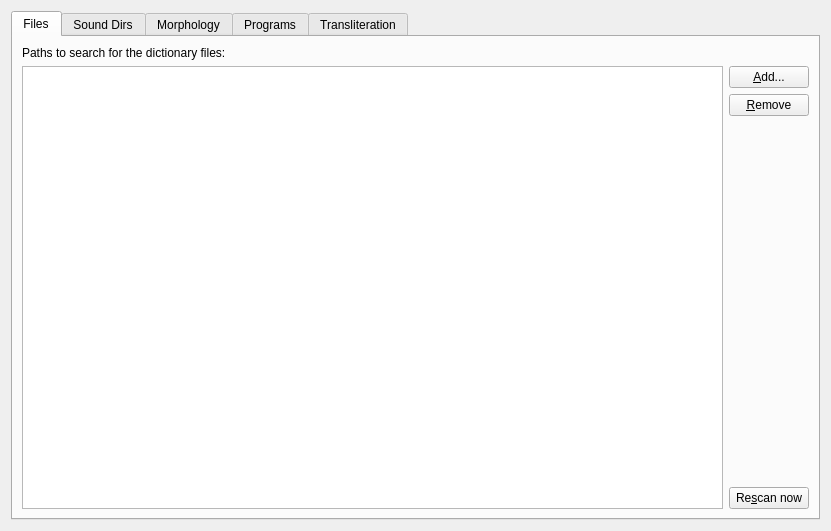
<?xml version="1.0" encoding="UTF-8"?>
<ui version="4.0">
 <class>Sources</class>
 <widget class="QWidget" name="Sources">
  <property name="geometry">
   <rect>
    <x>0</x>
    <y>0</y>
    <width>831</width>
    <height>531</height>
   </rect>
  </property>
  <property name="windowTitle">
   <string notr="true">Sources</string>
  </property>
  <layout class="QVBoxLayout" name="verticalLayout_9">
   <item>
    <widget class="QTabWidget" name="tabWidget">
     <property name="currentIndex">
      <number>0</number>
     </property>
     <property name="iconSize">
      <size>
       <width>15</width>
       <height>15</height>
      </size>
     </property>
     <property name="elideMode">
      <enum>Qt::ElideNone</enum>
     </property>
     <property name="usesScrollButtons">
      <bool>true</bool>
     </property>
     <widget class="QWidget" name="filesTab">
      <attribute name="icon">
       <iconset resource="../../resources.qrc">
        <normaloff>:/icons/folders.svg</normaloff>:/icons/folders.svg</iconset>
      </attribute>
      <attribute name="title">
       <string>Files</string>
      </attribute>
      <layout class="QVBoxLayout" name="verticalLayout_2">
       <item>
        <widget class="QLabel" name="label">
         <property name="text">
          <string>Paths to search for the dictionary files:</string>
         </property>
        </widget>
       </item>
       <item>
        <layout class="QHBoxLayout" name="horizontalLayout">
         <item>
          <widget class="QTreeView" name="paths"/>
         </item>
         <item>
          <layout class="QVBoxLayout" name="verticalLayout">
           <item>
            <widget class="QPushButton" name="addPath">
             <property name="text">
              <string>&amp;Add...</string>
             </property>
            </widget>
           </item>
           <item>
            <widget class="QPushButton" name="removePath">
             <property name="text">
              <string>&amp;Remove</string>
             </property>
            </widget>
           </item>
           <item>
            <spacer name="verticalSpacer">
             <property name="orientation">
              <enum>Qt::Vertical</enum>
             </property>
             <property name="sizeHint" stdset="0">
              <size>
               <width>17</width>
               <height>68</height>
              </size>
             </property>
            </spacer>
           </item>
           <item>
            <widget class="QPushButton" name="rescan">
             <property name="text">
              <string>Re&amp;scan now</string>
             </property>
            </widget>
           </item>
          </layout>
         </item>
        </layout>
       </item>
      </layout>
     </widget>
     <widget class="QWidget" name="tab">
      <attribute name="icon">
       <iconset resource="../../resources.qrc">
        <normaloff>:/icons/folder-sound.svg</normaloff>:/icons/folder-sound.svg</iconset>
      </attribute>
      <attribute name="title">
       <string>Sound Dirs</string>
      </attribute>
      <layout class="QVBoxLayout" name="verticalLayout_7">
       <item>
        <widget class="QLabel" name="label_3">
         <property name="text">
          <string>Make dictionaries from bunches of audiofiles by adding paths here:</string>
         </property>
        </widget>
       </item>
       <item>
        <layout class="QHBoxLayout" name="horizontalLayout_3">
         <item>
          <widget class="QTreeView" name="soundDirs"/>
         </item>
         <item>
          <layout class="QVBoxLayout" name="verticalLayout_6">
           <item>
            <widget class="QPushButton" name="addSoundDir">
             <property name="text">
              <string>&amp;Add...</string>
             </property>
            </widget>
           </item>
           <item>
            <widget class="QPushButton" name="removeSoundDir">
             <property name="text">
              <string>&amp;Remove</string>
             </property>
            </widget>
           </item>
           <item>
            <spacer name="verticalSpacer_3">
             <property name="orientation">
              <enum>Qt::Vertical</enum>
             </property>
             <property name="sizeHint" stdset="0">
              <size>
               <width>20</width>
               <height>40</height>
              </size>
             </property>
            </spacer>
           </item>
          </layout>
         </item>
        </layout>
       </item>
      </layout>
     </widget>
     <widget class="QWidget" name="tab_2">
      <attribute name="icon">
       <iconset resource="../../resources.qrc">
        <normaloff>:/icons/icon32_hunspell.png</normaloff>:/icons/icon32_hunspell.png</iconset>
      </attribute>
      <attribute name="title">
       <string>Morphology</string>
      </attribute>
      <layout class="QVBoxLayout" name="verticalLayout_8">
       <item>
        <widget class="QLabel" name="label_4">
         <property name="text">
          <string>Path to a directory with Hunspell/Myspell dictionaries:</string>
         </property>
        </widget>
       </item>
       <item>
        <layout class="QHBoxLayout" name="horizontalLayout_4">
         <item>
          <widget class="QLineEdit" name="hunspellPath">
           <property name="readOnly">
            <bool>true</bool>
           </property>
          </widget>
         </item>
         <item>
          <widget class="QPushButton" name="changeHunspellPath">
           <property name="text">
            <string>&amp;Change...</string>
           </property>
          </widget>
         </item>
        </layout>
       </item>
       <item>
        <widget class="QLabel" name="label_5">
         <property name="text">
          <string>Available morphology dictionaries:</string>
         </property>
        </widget>
       </item>
       <item>
        <layout class="QHBoxLayout" name="horizontalLayout_5">
         <item>
          <widget class="QTreeView" name="hunspellDictionaries"/>
         </item>
         <item>
          <widget class="QLabel" name="label_6">
           <property name="text">
            <string>Each morphology dictionary appears as a
separate auxiliary dictionary which
provides stem words for searches and
spelling suggestions for mistyped words.
Add appropriate dictionaries to the bottoms
of the appropriate groups to use them.</string>
           </property>
           <property name="textFormat">
            <enum>Qt::PlainText</enum>
           </property>
           <property name="wordWrap">
            <bool>false</bool>
           </property>
          </widget>
         </item>
        </layout>
       </item>
      </layout>
     </widget>
     <widget class="QWidget" name="tab_6">
      <attribute name="icon">
       <iconset resource="../../resources.qrc">
        <normaloff>:/icons/programs.svg</normaloff>:/icons/programs.svg</iconset>
      </attribute>
      <attribute name="title">
       <string>Programs</string>
      </attribute>
      <layout class="QVBoxLayout" name="verticalLayout_15">
       <item>
        <widget class="QLabel" name="label_16">
         <property name="text">
          <string>Any external programs. A string %GDWORD% will be replaced with the query word. A string %GDSEARCH% will be replaced with the text in the search bar. If both of the parameters are not provided, the headword will be fed into standard input.</string>
         </property>
         <property name="wordWrap">
          <bool>true</bool>
         </property>
        </widget>
       </item>
       <item>
        <layout class="QHBoxLayout" name="horizontalLayout_7">
         <item>
          <widget class="QTreeView" name="programs"/>
         </item>
         <item>
          <layout class="QVBoxLayout" name="verticalLayout_14">
           <item>
            <widget class="QPushButton" name="addProgram">
             <property name="text">
              <string>&amp;Add...</string>
             </property>
            </widget>
           </item>
           <item>
            <widget class="QPushButton" name="removeProgram">
             <property name="text">
              <string>&amp;Remove</string>
             </property>
            </widget>
           </item>
           <item>
            <spacer name="verticalSpacer_12">
             <property name="orientation">
              <enum>Qt::Vertical</enum>
             </property>
             <property name="sizeHint" stdset="0">
              <size>
               <width>20</width>
               <height>40</height>
              </size>
             </property>
            </spacer>
           </item>
          </layout>
         </item>
        </layout>
       </item>
      </layout>
     </widget>
     <widget class="QWidget" name="tab_3">
      <attribute name="icon">
       <iconset resource="../../resources.qrc">
        <normaloff>:/icons/transliteration.png</normaloff>:/icons/transliteration.png</iconset>
      </attribute>
      <attribute name="title">
       <string>Transliteration</string>
      </attribute>
      <layout class="QVBoxLayout" name="transliterationLayout">
       <property name="spacing">
        <number>6</number>
       </property>
       <item>
        <layout class="QGridLayout" name="gridLayout_2">
         <item row="0" column="1">
          <widget class="QCheckBox" name="enableGreekTransliteration">
           <property name="text">
            <string>Greek transliteration</string>
           </property>
           <property name="icon">
            <iconset resource="../../icons/flags.qrc">
             <normaloff>:/flags/gr.png</normaloff>:/flags/gr.png</iconset>
           </property>
          </widget>
         </item>
         <item row="0" column="0">
          <widget class="QCheckBox" name="enableRussianTransliteration">
           <property name="text">
            <string>Russian transliteration</string>
           </property>
           <property name="icon">
            <iconset resource="../../icons/flags.qrc">
             <normaloff>:/flags/ru.png</normaloff>:/flags/ru.png</iconset>
           </property>
          </widget>
         </item>
         <item row="1" column="0">
          <widget class="QCheckBox" name="enableGermanTransliteration">
           <property name="text">
            <string>German transliteration</string>
           </property>
           <property name="icon">
            <iconset resource="../../icons/flags.qrc">
             <normaloff>:/flags/de.png</normaloff>:/flags/de.png</iconset>
           </property>
          </widget>
         </item>
         <item row="1" column="1">
          <widget class="QCheckBox" name="enableBelarusianTransliteration">
           <property name="text">
            <string>Belarusian transliteration</string>
           </property>
           <property name="icon">
            <iconset resource="../../icons/flags.qrc">
             <normaloff>:/flags/by.png</normaloff>:/flags/by.png</iconset>
           </property>
          </widget>
         </item>
        </layout>
       </item>
       <item>
        <widget class="QGroupBox" name="enableRomaji">
         <property name="toolTip">
          <string>Enables to use the Latin alphabet to write the Japanese language</string>
         </property>
         <property name="title">
          <string>Japanese Romaji</string>
         </property>
         <property name="checkable">
          <bool>true</bool>
         </property>
         <property name="checked">
          <bool>true</bool>
         </property>
         <layout class="QGridLayout" name="gridLayout">
          <item row="2" column="0">
           <widget class="QLabel" name="label_8">
            <property name="text">
             <string>Syllabaries:</string>
            </property>
           </widget>
          </item>
          <item row="2" column="2">
           <widget class="QCheckBox" name="enableHiragana">
            <property name="toolTip">
             <string>Hiragana Japanese syllabary</string>
            </property>
            <property name="text">
             <string>Hiragana</string>
            </property>
           </widget>
          </item>
          <item row="0" column="0">
           <widget class="QLabel" name="label_7">
            <property name="text">
             <string>Systems:</string>
            </property>
           </widget>
          </item>
          <item row="2" column="4">
           <widget class="QCheckBox" name="enableKatakana">
            <property name="toolTip">
             <string>Katakana Japanese syllabary</string>
            </property>
            <property name="text">
             <string>Katakana</string>
            </property>
           </widget>
          </item>
          <item row="0" column="2">
           <widget class="QLabel" name="label_10">
            <property name="toolTip">
             <string>The most widely used method of transcription of Japanese, based on English phonology</string>
            </property>
            <property name="text">
             <string>Hepburn</string>
            </property>
           </widget>
          </item>
         </layout>
        </widget>
       </item>
       <item>
        <layout class="QVBoxLayout" name="verticalLayout_18">
         <item>
          <widget class="QGroupBox" name="enableCustomTransliteration">
           <property name="title">
            <string>Custom transliteration</string>
           </property>
           <property name="checkable">
            <bool>true</bool>
           </property>
           <layout class="QVBoxLayout" name="verticalLayout_19">
            <item>
             <widget class="QLabel" name="label_21">
              <property name="text">
               <string>This only applied in search phrase, with each line represent a transliteration,semicolon seperated. For example, ae;æ,users can input ae to represent æ in the target word.</string>
              </property>
              <property name="wordWrap">
               <bool>true</bool>
              </property>
             </widget>
            </item>
            <item>
             <widget class="QPlainTextEdit" name="customTransliteration">
              <property name="placeholderText">
               <string>ae;æ #this is an example</string>
              </property>
             </widget>
            </item>
           </layout>
          </widget>
         </item>
        </layout>
       </item>
      </layout>
     </widget>
    </widget>
   </item>
  </layout>
 </widget>
 <tabstops>
  <tabstop>enableRussianTransliteration</tabstop>
  <tabstop>enableGermanTransliteration</tabstop>
  <tabstop>enableRomaji</tabstop>
  <tabstop>enableHiragana</tabstop>
  <tabstop>enableKatakana</tabstop>
  <tabstop>hunspellPath</tabstop>
  <tabstop>changeHunspellPath</tabstop>
  <tabstop>hunspellDictionaries</tabstop>
  <tabstop>tabWidget</tabstop>
  <tabstop>addPath</tabstop>
  <tabstop>removePath</tabstop>
  <tabstop>rescan</tabstop>
  <tabstop>soundDirs</tabstop>
  <tabstop>addSoundDir</tabstop>
  <tabstop>removeSoundDir</tabstop>
  <tabstop>paths</tabstop>
 </tabstops>
 <resources>
  <include location="../../icons/flags.qrc"/>
  <include location="../../resources.qrc"/>
 </resources>
 <connections/>
</ui>
